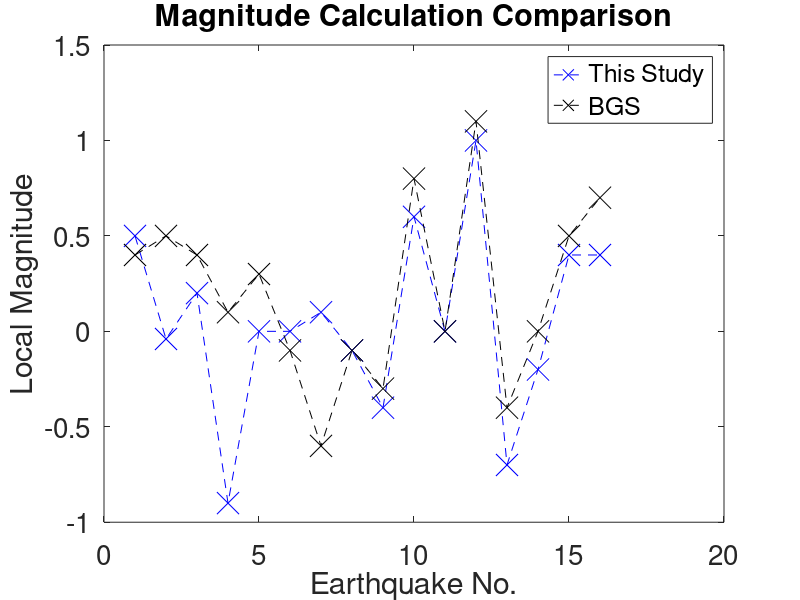
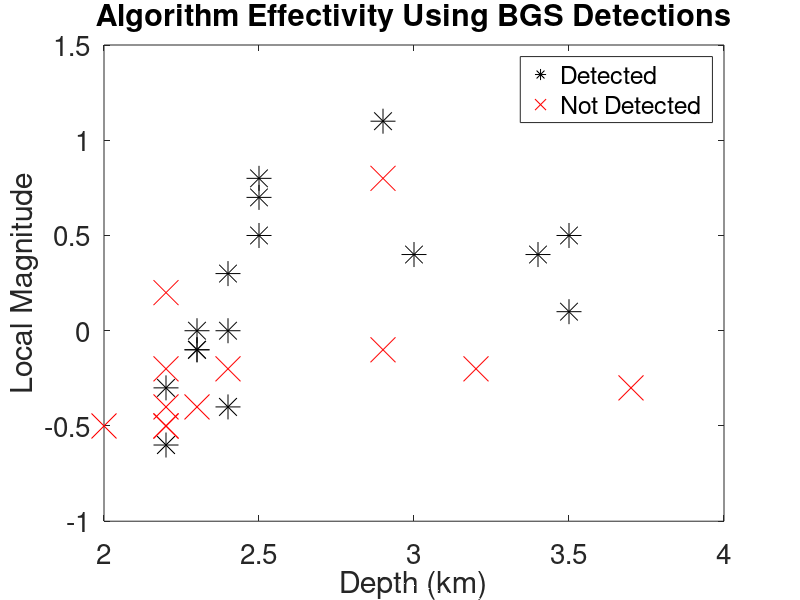
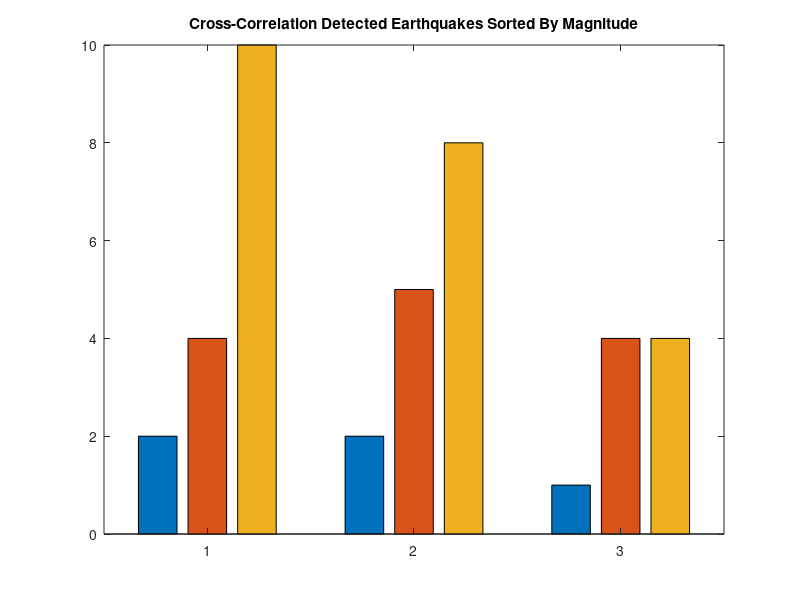

The MATLAB script that drew these images, in order: (Note: this script raises an error after producing the figures.)
mag1=[2 4 10]; 
mag8=[2 5 8];
mag5=[1 4 4];
mags=[mag1;mag8;mag5];
temp1_low=[16,15,28];
temp1_high=[5,26,0];
temp8_low=[15,16,22];
temp8_high=[5,26,1];
temp5_low=[7,24,47];
temp5_high=[3,28,0];

temps=[temp1_low;temp1_high;temp8_low;temp8_high;temp5_low;temp5_high];

bgs_detected_z=[3 3.5 3.4 3.5 2.4 2.3 2.2 2.3 2.2 2.5 2.4 2.9 2.4 2.3 2.5 2.5];
bgs_detected_m=[0.4 0.5 0.4 0.1 0.3 -0.1 -0.6 -0.1 -0.3 0.8 0.0 1.1 -0.4 0.0 0.5 0.7];
bgs_nodetected_z=[3.2 3.7 2.9 2.2 2.9 2.2 2.2 2.4 2.0 2.3 2.2 2.2];
bgs_nodetected_m=[-0.2 -0.3 -0.1 0.2 0.8 -0.2 -0.4 -0.2 -0.5 -0.4 -0.5 -0.5];

bgs_detected=[bgs_detected_z;bgs_detected_m];
bgs_nodetected=[bgs_nodetected_z;bgs_nodetected_m];

numbervec=[1:16];
mymags=[0.5 -0.04 0.2 -0.9 0 0 0.1 -0.1 -0.4 0.6 0 1 -0.7 -0.2 0.4 0.4];

    




%%
figure

plot(numbervec,mymags,'b--x','MarkerSize',16);
hold on
plot(numbervec,bgs_detected_m,'k--x','MarkerSize',16);
title('Magnitude Calculation Comparison');
xlabel('Earthquake No.');
ylabel('Local Magnitude');
labels1{1}='This Study'; labels1{2}='BGS';
legend(labels1)
set(gca,'FontSize',20)
%%
figure
plot(bgs_detected(1,:),bgs_detected(2,:),'k*','MarkerSize',18);
hold on
plot(bgs_nodetected(1,:),bgs_nodetected(2,:),'rx','MarkerSize',18);
labels{1}='Detected'; labels{2}='Not Detected';
legend(labels)
set(gca,'FontSize',20)
title('Algorithm Effectivity Using BGS Detections')
xlabel('Depth (km)');
ylabel('Local Magnitude');
%%

figure
y=bar(mags,'grouped');
title('Cross-Correlation Detected Earthquakes Sorted By Magnitude')
y(1).FaceColor = 'r';
y(2).FaceColor = 'y';
y(3).FaceColor = 'g';
l{1}='Greater than 0.5M'; l{2}='0M to 0.5M'; l{3}='Less than 0M'; 
ylabel('Amount')
set(gca,'FontSize',20)

legend(y,l);
name = {'1.1M Template';'0.8M Template';'0.5M Template'};
set(gca,'xticklabel',name)
%%
figure
d=bar(temps,'grouped');
title('Cross-Correlation Detections')
d(1).FaceColor = 'g';
d(2).FaceColor = 'b';
d(3).FaceColor = 'r';
g{1}='True +'; g{2}='False +'; g{3}='True -'; 
ylabel('Amount')
set(gca,'FontSize',20)
legend(d,g);
name = {'1.1M (0.35)';'1.1M (0.45)';'0.8M (0.35)';'0.8M (0.45)';'0.5M (0.35)';'0.5M (0.45)'};
xlabel('Template and Trigger Coefficient')
set(gca,'xticklabel',name)